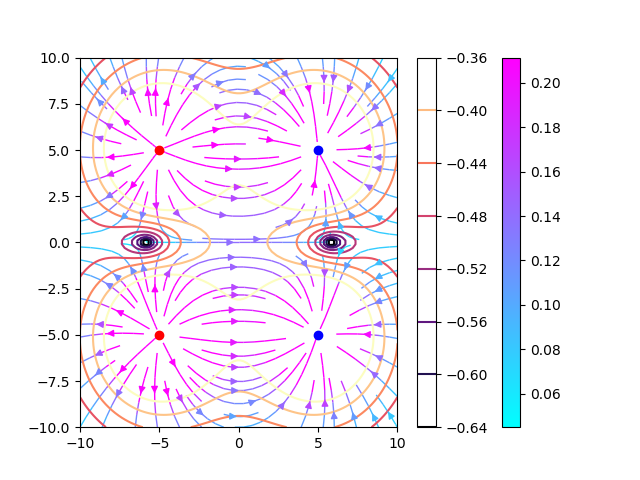
#> input picture Square.png, 640 x 480 px; its folder holds only this picture in this run
$ python -i Fields.py   (imports and definitions only)
#> lines starting #> are read from the running program, lines starting #| are printed output that depends on the picture
##r = read only
##w = write (deletes the current file contents)
##a = appending mode, can only add data
##r+ = read and write mode

import numpy as np
import matplotlib.pyplot as plt
import matplotlib.animation as animation
import copy
import math

fig, ax = plt.subplots()

n = 100
l = 15.0
xmin = -1
ymin = -1
xmax = 1
ymax = 1
bufferr = 0
noColorBar = True

# [59 lines left out: functions getField, changeTooClose, adjustNdArray, logNdArray, not called in this run]


def animate(i):
    global noColorBar

    ax.clear()

    data = open('Data.txt', 'r').read()
    WindowVsPoints = data.split('\n_____\n')
    windows = WindowVsPoints[0].split('\n')
    points = WindowVsPoints[2].split('\n')
    printValFor = WindowVsPoints[3]
    printx, printy = printValFor.split(',')
    dims = []
    for window in windows:
        nothing, value = window.split('= ')
        dims.append(float(value))
    #USE THESE FOR THE CHARGES, NOT THE POINTS TO TEST
    xs = []
    ys = []
    qs = []
    for point in points:
        if len(point) > 1:
            x, y, q= point.split(',')
            xs.append(float(x))
            ys.append(float(y))
            qs.append(-float(q)*10**-9)

    x1 = np.linspace(dims[0],dims[1],n)
    x2 = np.linspace(dims[2],dims[3],n)

    X11,X22 = np.meshgrid(changeTooClose(x1,bufferr,xs),changeTooClose(x2,bufferr,ys))
    U2,V2 = getField(X11,X22,[xs,ys,qs])

    vells = np.hypot(U2,V2)
    S=adjustNdArray(vells)

    x1 = changeTooClose(x1,bufferr,xs)
    x2 = changeTooClose(x2,bufferr,ys)
    X1, X2 = np.meshgrid(x1, x2)
    U,V = getField(X1,X2,[xs,ys,qs])
    vels = np.hypot(U,V)


    strm = ax.streamplot(X1, X2, U, V, color = S, linewidth=1, cmap='cool')

    logS= logNdArray(S,100)
    con = ax.contour(X1,X2,logS,10,cmap = 'magma')

    if noColorBar:
        fig.colorbar(strm.lines)
        fig.colorbar(con)
        noColorBar = False


    for item in range(len(xs)):
        if (qs[item]<0):
            plt.plot(xs[item], ys[item], 'ro', color = 'r')
        elif (qs[item]>0):
            plt.plot(xs[item], ys[item], 'ro', color = 'b')


ani = animation.FuncAnimation(fig, animate, interval = 1000)
# [1 line not run here, left out]

>>> import cv2
>>> picture = cv2.imread('Square.png', cv2.IMREAD_GRAYSCALE)
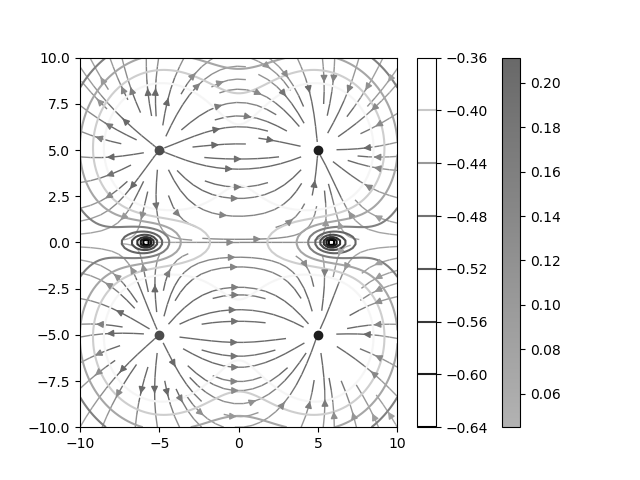
#> picture: shape (480, 640); min 0, max 255, mean 240.3
#> (the run stopped early here; a loop or call above may not have finished)

$ run again, on TwoAtAngle.png
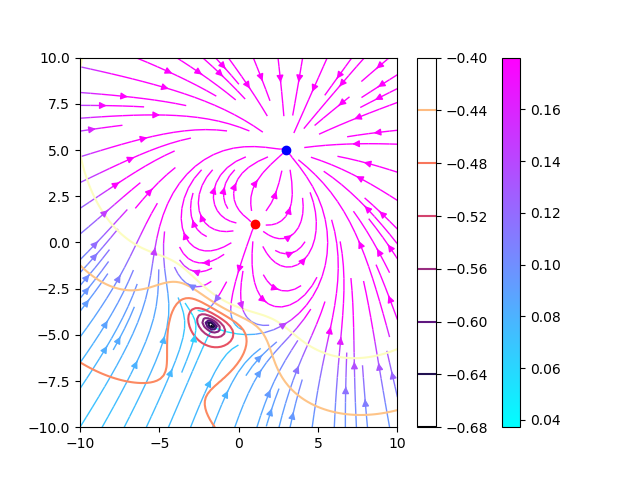
#> input picture TwoAtAngle.png, 640 x 480 px
#> `picture = cv2.imread('Square.png', cv2.IMREAD_GRAYSCALE)`:
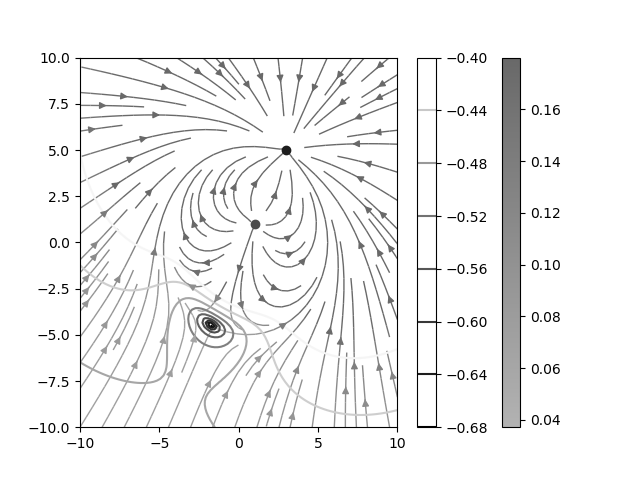
#> picture: shape (480, 640); min 0, max 255, mean 241.7
